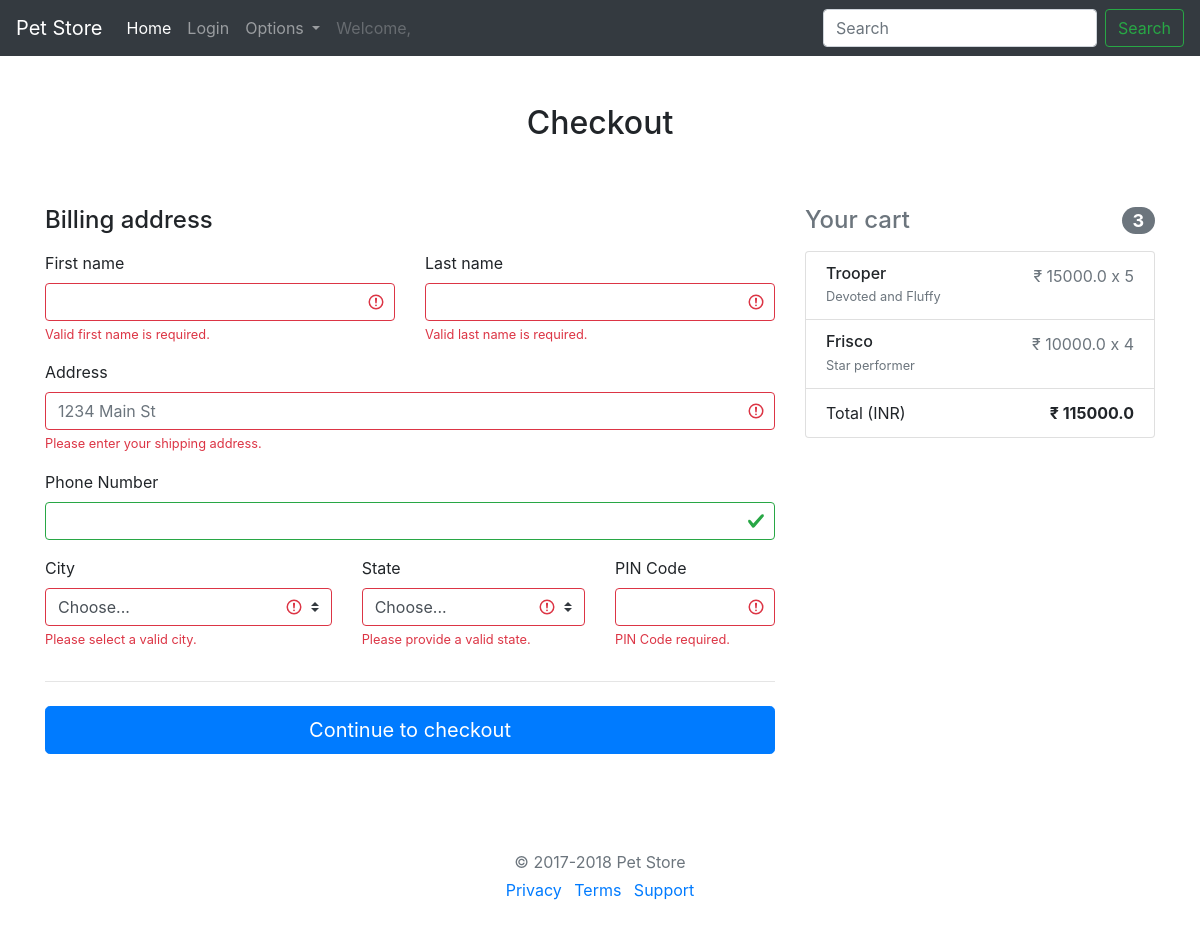
The page /order-checkout/ (signed in) on the database its author committed.
### PetStoreApp/models.py (models this page shows)
class Cart(models.Model):
    cid = models.ForeignKey(Customer,on_delete=models.CASCADE)
    pid = models.ForeignKey(Pet,on_delete=models.CASCADE)
    quantity = models.IntegerField()
    totalamount= models.FloatField()
    class Meta:
        db_table='Cart'

class Pet(models.Model):
    gender = (("Male","male"),("Female","female"))
    image = models.ImageField(upload_to="media")
    name = models.CharField(max_length=200)
    species = models.CharField(max_length=200)
    breed = models.CharField(max_length=200)
    age = models.IntegerField()
    gender = models.CharField(max_length=200, choices=gender)
    description = models.CharField(max_length=500)
    price = models.FloatField()
    slug = models.SlugField(default='',null=False)
    cpetobj = CustomManager()
    objects = Manager()
    class Meta:
        db_table = "Pet"

### PetStoreApp/views.py (the view)
# urls.py: path('order-checkout/', OrderCheckout, name='OrderCheckout'),
def OrderCheckout(request):
    if request.method == "GET":
        custsession = request.session['sessionvalue']
        custobj = Customer.objects.get(email = custsession)
        cart_products = Cart.objects.filter(cid = custobj.id)
        total_amount = 0
        for product in cart_products:
            total_amount += product.totalamount
        return render(request,'order-checkout.html',{'cart_products':cart_products, 'total_amount':total_amount})

### PetStoreApp/templates/order-checkout.html (shortened to what this page needs)
{% extends 'top-nav.html' %}
    {% block content %}
    <div class="container">
        <div class="py-5 text-center">
          <h2>Checkout</h2>
        </div>
        <div class="row">
          <div class="col-md-4 order-md-2 mb-4">
            <h4 class="d-flex justify-content-between align-items-center mb-3">
              <span class="text-muted">Your cart</span>
              <span class="badge badge-secondary badge-pill">3</span>
            </h4>
            <ul class="list-group mb-3">
            {% for product in cart_products %}
              <li class="list-group-item d-flex justify-content-between lh-condensed">
                <div>
                  <h6 class="my-0">{{ product.pid.name }}</h6>
                  <small class="text-muted">{{ product.pid.description }}</small>
                </div>
                <span class="text-muted">₹ {{ product.pid.price }} x {{ product.quantity }}</span>
              </li>
            {% endfor %}
              <li class="list-group-item d-flex justify-content-between">
                <span>Total (INR)</span>
                <strong>₹ {{ total_amount }}</strong>
              </li>
            </ul>
          </div>
          <div class="col-md-8 order-md-1">
            <h4 class="mb-3">Billing address</h4>
            <form class="needs-validation was-validated" novalidate=""  method="POST" action="{% url 'PlaceOrder' %}" >
              <div class="row">
                <div class="col-md-6 mb-3">
                  <label for="firstName">First name</label>
                  <input type="text" class="form-control" name="firstName" placeholder="" value="" required="">
                  <div class="invalid-feedback">
                    Valid first name is required.
                  </div>
                </div>
                <div class="col-md-6 mb-3">
                  <label for="lastName">Last name</label>
                  <input type="text" class="form-control" name="lastName" placeholder="" value="" required="">
                  <div class="invalid-feedback">
                    Valid last name is required.
                  </div>
                </div>
              </div>
              <div class="mb-3">
                <label for="address">Address</label>
                <input type="text" class="form-control" name="address" placeholder="1234 Main St" required="">
                <div class="invalid-feedback">
                  Please enter your shipping address.
                </div>
              </div>
              <div class="mb-3">
                <label for="phoneNumber">Phone Number</label>
                <input type="tel" class="form-control" name="phoneNumber" placeholder="">
              </div>
              <div class="row">
                <div class="col-md-5 mb-3">
                  <label for="country">City</label>
                  <select class="custom-select d-block w-100" name="city" required="">
                    <option value="">Choose...</option>
                  </select>
                  <div class="invalid-feedback">
                    Please select a valid city.
                  </div>
                </div>
                <div class="col-md-4 mb-3">
                  <label for="state">State</label>
                  <select class="custom-select d-block w-100" name="state" required="">
                    <option value="">Choose...</option>
                  </select>
                  <div class="invalid-feedback">
                    Please provide a valid state.
                  </div>
                </div>
                <div class="col-md-3 mb-3">
                  <label for="zip">PIN Code</label>
                  <input type="text" class="form-control" name="pinCode" placeholder="" required="">
                  <div class="invalid-feedback">
                    PIN Code required.
                  </div>
                </div>
              </div>
              <hr class="mb-4">
              <button class="btn btn-primary btn-lg btn-block" type="submit" >
                  Continue to checkout
              </button>
              </div>
          </div>
        </div>
        <footer class="my-5 pt-5 text-muted text-center text-small">
          <p class="mb-1">© 2017-2018 Pet Store</p>
          <ul class="list-inline">
            <li class="list-inline-item"><a href="https://getbootstrap.com/docs/4.1/examples/checkout/#">Privacy</a></li>
            <li class="list-inline-item"><a href="https://getbootstrap.com/docs/4.1/examples/checkout/#">Terms</a></li>
            <li class="list-inline-item"><a href="https://getbootstrap.com/docs/4.1/examples/checkout/#">Support</a></li>
          </ul>
        </footer>
    {% endblock %}

### rows shown on the page
Cart: pid.name "Trooper", pid.description "Devoted and Fluffy", pid.price "15000.0", quantity "5"
Cart: pid.name "Frisco", pid.description "Star performer", pid.price "10000.0", quantity "4"

### other values the page prints
{{ total_amount }} "115000.0"
